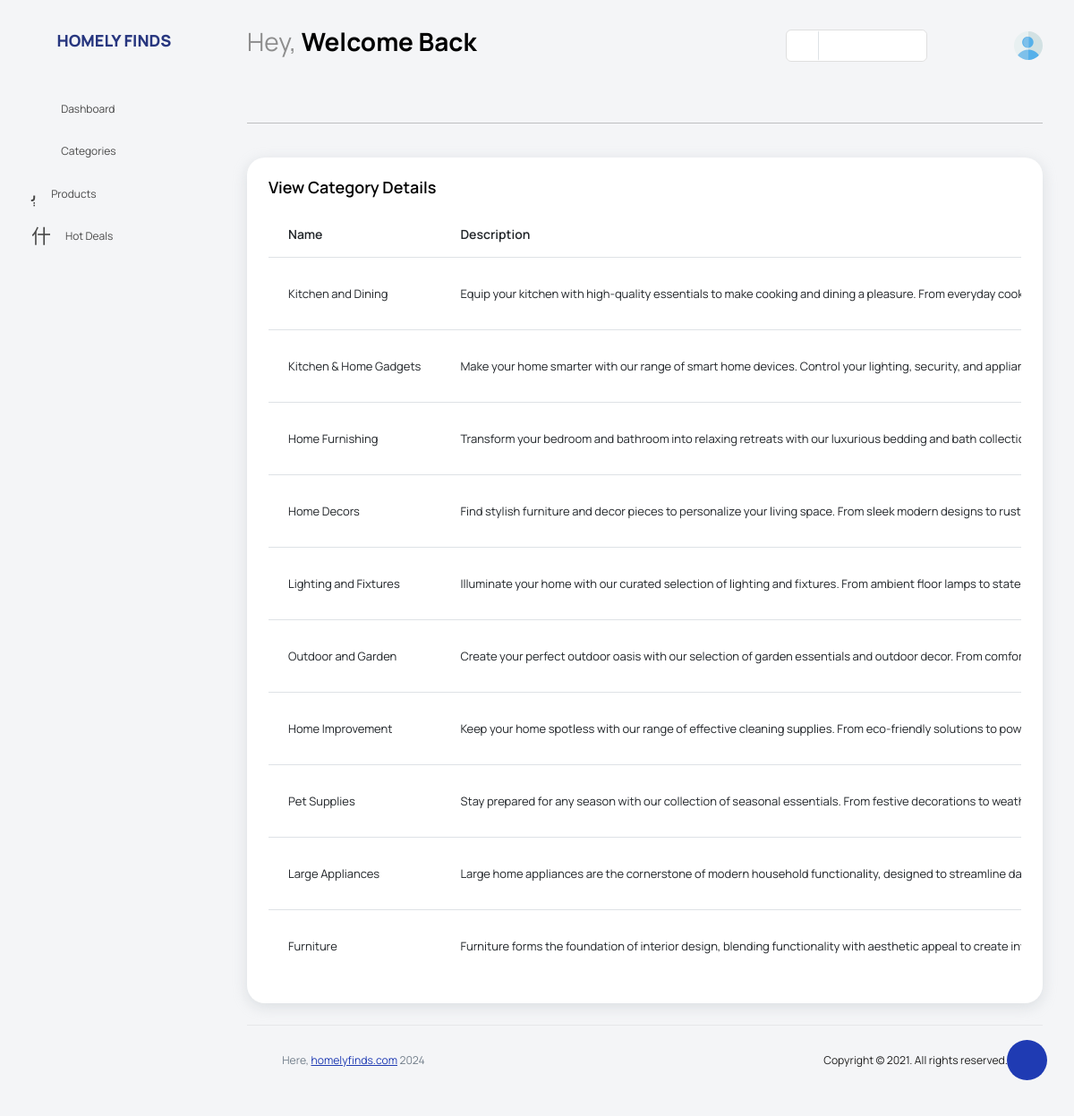
/Adminapp/view_category/, run on the app's committed database.
### Adminapp/models.py (models this page shows)
class CategoryDB(models.Model):
    Name = models.CharField(max_length=50,null=True,blank=True)
    Description = models.CharField(max_length=300, null=True, blank=True)
    Image = models.ImageField(upload_to="Category Images", null=True, blank=True)

### Adminapp/views.py (the view)
# urls.py: path("view_category/",views.view_category,name="view_category"),
def view_category(request):
    data = CategoryDB.objects.all()
    return render(request, "Display_Category.html", {'data':data})

### Adminapp/templates/Display_Category.html (shortened to what this page needs)
<!DOCTYPE html>
{% extends 'index.html' %}
{% block content %}
<html lang="en">
<head>
</head>
<body>
    <div class="col-lg-12 grid-margin stretch-card">
              <div class="card">
                <div class="card-body">
                  <h4 class="card-title">View Category Details</h4>
                  <div class="table-responsive">
                    <table class="table table-hover">
                      <thead>
                        <tr>
                          <th>Name</th>
                          <th>Description</th>
                        </tr>
                      </thead>
                      <tbody>
                      {% for d in data %}
                        <tr>
                          <td>{{d.Name}}</td>
                          <td>{{d.Description}}</td>
                        </tr>
                      {% endfor %}
                      </tbody>
                    </table>
                  </div>
                </div>
              </div>
            </div>
</body>
</html>
{% endblock %}

### Adminapp/templates/index.html (shortened to what this page needs)
<!DOCTYPE html>
{% load static %}
<html lang="en">
<head>
  <link rel="stylesheet" href="{% static 'assets/vendors/feather/feather.css' %}">
  <link rel="stylesheet" href="{% static 'assets/vendors/mdi/css/materialdesignicons.min.css' %}">
  <link rel="stylesheet" href="{% static 'assets/vendors/ti-icons/css/themify-icons.css' %}">
  <link rel="stylesheet" href="{% static 'assets/vendors/typicons/typicons.css' %}">
  <link rel="stylesheet" href="{% static 'assets/vendors/simple-line-icons/css/simple-line-icons.css' %}">
  <link rel="stylesheet" href="{% static 'assets/vendors/css/vendor.bundle.base.css' %}">
  <link rel="stylesheet" href="{% static 'assets/vendors/datatables.net-bs4/dataTables.bootstrap4.css' %}">
  <link rel="stylesheet" href="{% static 'assets/js/select.dataTables.min.css' %}">
  <link rel="stylesheet" href="{% static 'assets/css/vertical-layout-light/style.css' %}">
</head>
<body>
  <div class="container-scroller">
    <nav class="navbar default-layout col-lg-12 col-12 p-0 fixed-top d-flex align-items-top flex-row">
      <div class="text-center navbar-brand-wrapper d-flex align-items-center justify-content-start">
        <div class="me-3">
          <button class="navbar-toggler navbar-toggler align-self-center" type="button" data-bs-toggle="minimize">
            <span class="icon-menu"></span>
          </button>
        </div>
        <div>
          <a class="navbar-brand brand-logo" href="index.html">
            <h4 style="font-weight:900;">HOMELY FINDS</h4>
          </a>
        </div>
      </div>
      <div class="navbar-menu-wrapper d-flex align-items-top">
        <ul class="navbar-nav">
          <li class="nav-item font-weight-semibold d-none d-lg-block ms-0">
            <h1 class="welcome-text">Hey, <span class="text-black fw-bold">Welcome Back</span></h1>
          </li>
        </ul>
        <ul class="navbar-nav ms-auto">
          <li class="nav-item d-none d-lg-block">
            <div id="datepicker-popup" class="input-group date datepicker navbar-date-picker">
              <span class="input-group-addon input-group-prepend border-right">
                <span class="icon-calendar input-group-text calendar-icon"></span>
              </span>
              <input type="text" class="form-control">
            </div>
          </li>
          <li class="nav-item">
            <form class="search-form" action="#">
              <i class="icon-search"></i>
              <input type="search" class="form-control" placeholder="Search Here" title="Search here">
            </form>
          </li>
          <li class="nav-item dropdown">
            <a class="nav-link count-indicator" id="notificationDropdown" href="#" data-bs-toggle="dropdown">
              <i class="icon-mail icon-lg"></i>
            </a>
          </li>
          <li class="nav-item dropdown d-none d-lg-block user-dropdown">
            <a class="nav-link" id="UserDropdown" href="#" data-bs-toggle="dropdown" aria-expanded="false">
              <img class="img-xs rounded-circle" src="{% static 'assets/images/profile.png' %}" alt="Profile image"> </a>
          </li>
        </ul>
      </div>
    </nav>
    <div class="container-fluid page-body-wrapper">
      <div class="theme-setting-wrapper">
        <div id="settings-trigger"><i class="ti-settings"></i></div>
      </div>
      <nav class="sidebar sidebar-offcanvas" id="sidebar">
        <ul class="nav">
          <li class="nav-item">
            <a class="nav-link" href="{% url 'index_page' %}">
              <i class="mdi mdi-grid-large menu-icon"></i>
              <span class="menu-title">Dashboard</span>
            </a>
          </li>
          <li class="nav-item">
            <a class="nav-link" data-bs-toggle="collapse" href="#ui-basic" aria-expanded="false" aria-controls="ui-basic">
              <i class="menu-icon mdi mdi-floor-plan"></i>
              <span class="menu-title">Categories</span>
              <i class="menu-arrow"></i>
            </a>
          </li>
          <li class="nav-item">
            <a class="nav-link" data-bs-toggle="collapse" href="#form-elements" aria-expanded="false" aria-controls="form-elements">
              <i class="menu-icon mdi mdi-card-text-outline"></i>
              <span class="menu-title">Products</span>
              <i class="menu-arrow"></i>
            </a>
          </li>
          <li class="nav-item">
            <a class="nav-link" data-bs-toggle="collapse" href="#icons" aria-expanded="false" aria-controls="icons">
              <i class="menu-icon mdi mdi-layers-outline"></i>
              <span class="menu-title">Hot Deals</span>
              <i class="menu-arrow"></i>
            </a>
          </li>
        </ul>
      </nav>
      <div class="main-panel">
        <div class="content-wrapper">
          <hr><br>
          {% block content %}{% endblock %}
        <footer class="footer">
          <div class="d-sm-flex justify-content-center justify-content-sm-between">
            <span class="text-muted text-center text-sm-left d-block d-sm-inline-block">Here, <a href="{% url 'index_page' %}" target="_blank">homelyfinds.com</a> 2024</span>
            <span class="float-none float-sm-right d-block mt-1 mt-sm-0 text-center">Copyright © 2021. All rights reserved.</span>
          </div>
        </footer>
      </div>
    </div>
  </div>
</body>
</html>

### data on the page
CategoryDB: Name "Kitchen and Dining", Description "Equip your kitchen with high-quality essentials to make cooking and dining a pleasure. From everyday…"
CategoryDB: Name "Kitchen & Home Gadgets", Description "Make your home smarter with our range of smart home devices. Control your lighting, security, and…"
CategoryDB: Name "Home Furnishing", Description "Transform your bedroom and bathroom into relaxing retreats with our luxurious bedding and bath…"
CategoryDB: Name "Home Decors", Description "Find stylish furniture and decor pieces to personalize your living space. From sleek modern designs to…"
CategoryDB: Name "Lighting and Fixtures", Description "Illuminate your home with our curated selection of lighting and fixtures. From ambient floor lamps to…"
CategoryDB: Name "Outdoor and Garden", Description "Create your perfect outdoor oasis with our selection of garden essentials and outdoor decor. From…"
CategoryDB: Name "Home Improvement", Description "Keep your home spotless with our range of effective cleaning supplies. From eco-friendly solutions to…"
CategoryDB: Name "Pet Supplies", Description "Stay prepared for any season with our collection of seasonal essentials. From festive decorations to…"
CategoryDB: Name "Large Appliances", Description "Large home appliances are the cornerstone of modern household functionality, designed to streamline…"
CategoryDB: Name "Furniture", Description "Furniture forms the foundation of interior design, blending functionality with aesthetic appeal to create…"
